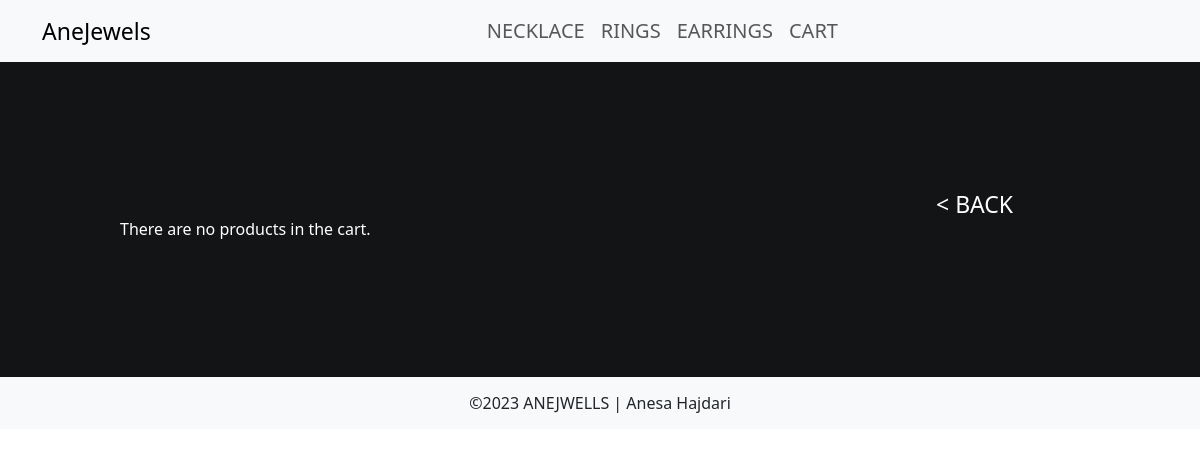
Page /cart/ on the committed database.
### anejewels/models.py (models this page shows, shortened)
class Category(models.Model):
    name = models.CharField(max_length=255)

### anejewels/views.py (the view)
# urls.py: path('cart/', cart, name='cart'),
def cart(request):
    cart = request.session.get('cart', {})
    product_ids = cart.keys()
    products = Product.objects.filter(id__in=product_ids)
    categories = Category.objects.all()
    cart_items = []
    total = 0
    for product in products:
        quantity = int(cart[str(product.id)])
        subtotal = product.price * quantity
        total += subtotal
        cart_items.append({'product': product, 'quantity': quantity, 'subtotal': subtotal})
    context = {
        'cart_items': cart_items,
        'categories': categories,
        'total': total
    }
    return render(request, 'cart.html', context)

### anejewels/templates/cart.html (shortened to what this page needs)
<!DOCTYPE html>
<html lang="en">
<head>
    <link href="https://cdn.jsdelivr.net/npm/bootstrap@5.3.0/dist/css/bootstrap.min.css" rel="stylesheet">
        </head> <body>
    <nav class="navbar navbar-expand-lg navbar-light bg-light">
        <div class="container">
            <a style="font-size: 23px" class="navbar-brand" href="{% url 'home' %} ">AneJewels</a>
            <div class="collapse navbar-collapse" id="navbarSupportedContent">
                <ul class="navbar-nav mx-auto" style="font-size: 20px">
                    {% for category in categories %}
                    <li class="nav-item">
                        <a class="nav-link" href="/categories/{{ category.id }}/products/">{{ category.name }}</a>
                    </li>
                    {% endfor %}
                    <li> <a class="nav-link" href="{% url 'cart' %}">CART</a> </li>
                </ul>
            </div>
        </div>
    </nav>
    <div style="background:#131415; padding:120px">
        <div class="back">
            {% if cart_items %}
                <a style="font-size: 23px; text-decoration: none; color:white; position:relative;left: 85%; bottom: -5px;" href="{% url 'product_detail' product_id=cart_items.0.product.id %}"> < BACK  </a>
            {% else %}
                <a style="font-size: 23px; text-decoration: none; color:white; position:relative;left: 85%; bottom: -5px;" href="{% url 'home' %}"> < BACK  </a>
            {% endif %}
        </div>
        {% if cart_items %}
            <table class="bordered-table">
                <tr>
                    <th>Image</th>
                    <th>Name</th>
                    <th>Price</th>
                    <th>Qty</th>
                    <th>Total</th>
                    <th>Remove</th>
                </tr>
                {% for item in cart_items %}
                    <tr>
                        <td class="text-center">
                            <img src="{{ item.product.image.url }}" alt="{{ item.product.name }}" width="50" height="50">
                        </td>
                        <td>{{ item.product.name }}</td>
                        <td>${{ item.product.price }}</td>
                        <td>
                            <input type="number" name="quantity" min="1" value="{{ item.quantity }}" data-product-id="{{ item.product.id }}">
                        </td>
                        <td>${{ item.subtotal }}</td>
                        <td>
                            <a href="{% url 'remove_from_cart' item.product.id %}">Remove</a>
                        </td>
                    </tr>
                {% endfor %}
                <tr>
                    <td colspan="4"></td>
                    <td class="total">Total: ${{ total }}</td>
                    <td></td>
                </tr>
            </table>
            <form id="shipping-form" method="POST" action="{% url 'paypal' %}" style="color: white;" class="mt-5">
                {% csrf_token %}
                <div class="mb-3">
                  <label for="name" class="form-label">Name:</label>
                  <input type="text" id="name" name="name" class="form-control" required>
                </div>
                <div class="mb-3">
                  <label for="address" class="form-label">Address:</label>
                  <input type="text" id="address" name="address" class="form-control" required>
                </div>
                <div class="mb-3">
                  <label for="email" class="form-label">Email:</label>
                  <input type="email" id="email" name="email" class="form-control" required>
                </div>
                <div class="mb-3">
                  <label for="phone" class="form-label">Phone:</label>
                  <input type="tel" id="phone" name="phone" class="form-control" required>
                </div>
                <button type="submit" class="btn btn-primary">Next</button>
                <p style="color: white">After submiting this for you will be poroceded to payment form <p/>
              </form>
        {% else %}
            <p style="color: white">There are no products in the cart.</p>
        {% endif %}
    </div>
       <footer style="background: #f8f9fa;">
        <p style="padding: 14px;
        text-align: center;margin: 0;"> &copy;2023 ANEJWELLS | Anesa Hajdari </p>
        </footer>
</body>
</html>

### rows in the picture
Category: name "NECKLACE"
Category: name "RINGS"
Category: name "EARRINGS"
